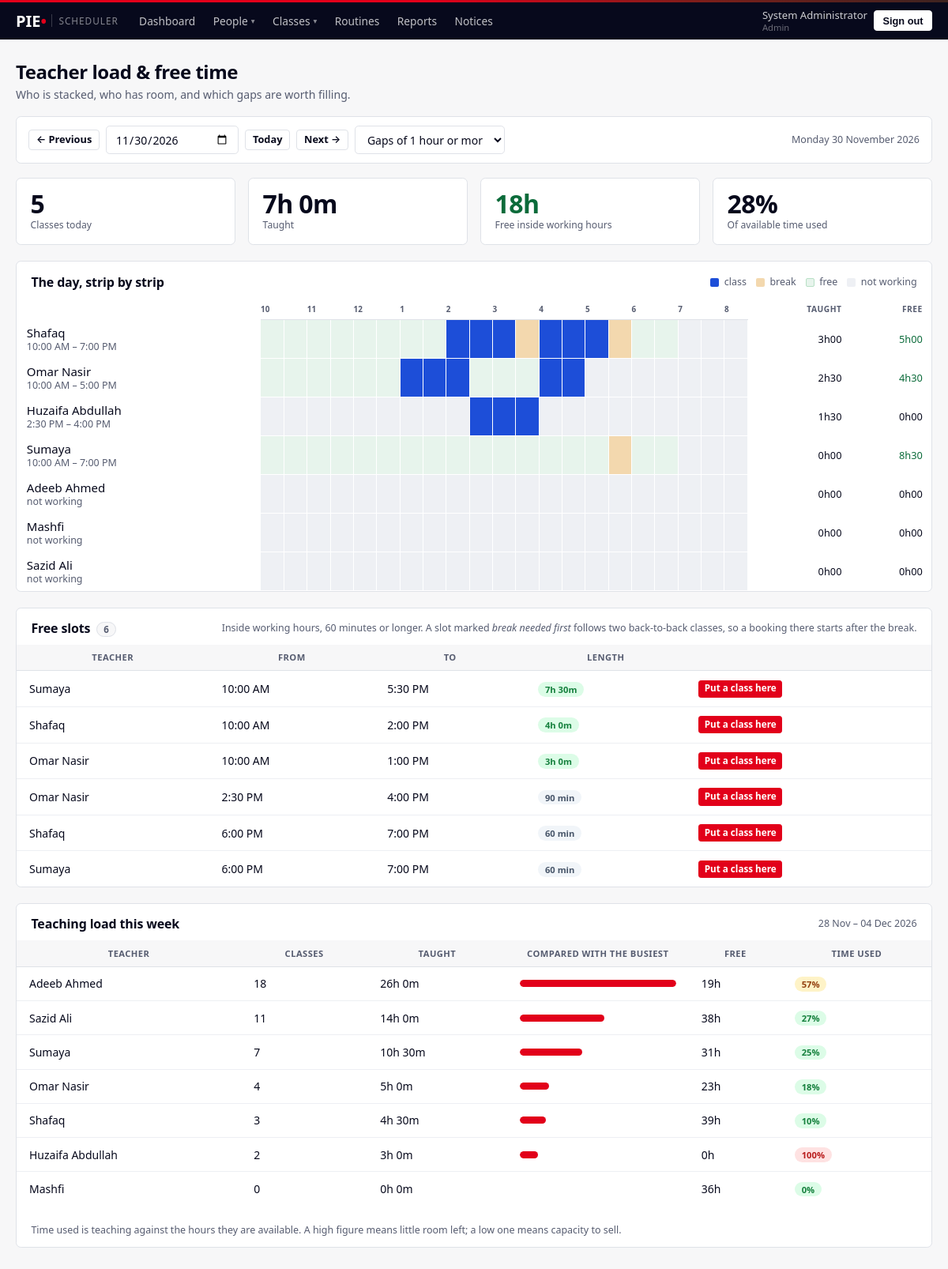
Page /admin/workload (signed in) on the committed database.
### models.py (models this page shows, shortened)
class User(UserMixin, db.Model):
    __tablename__ = "user"
    id           = db.Column(db.Integer, primary_key=True)
    username     = db.Column(db.String(64), unique=True, nullable=False, index=True)
    password_hash= db.Column(db.String(255), nullable=False)
    full_name    = db.Column(db.String(120), nullable=False)
    role         = db.Column(db.String(16), nullable=False, index=True)
    status       = db.Column(db.String(16), default="ACTIVE", nullable=False, index=True)
    phone        = db.Column(db.String(32))
    email        = db.Column(db.String(120))
    branch       = db.Column(db.String(32), index=True)
    subjects     = db.Column(db.String(255))          # teachers only
    max_daily_hours = db.Column(db.Float, default=8.0)# teachers only
    days_off     = db.Column(db.String(32))           # teachers: "0,3" = Mon,Thu
    work_hours   = db.Column(db.String(255))          # "0=10:00-20:00;1=14:00-20:00"
    initial_password = db.Column(db.String(64))
    created_at   = db.Column(db.DateTime, default=datetime.utcnow)
    @property
    def is_active(self):
        return self.status == "ACTIVE"
    @property
    def is_admin(self):
        return self.role == "ADMIN"
    @property
    def off_days(self):
        if not self.days_off:
            return set()
        return {int(x) for x in self.days_off.split(",") if x.strip().isdigit()}
    @property
    def hours_map(self):
        from datetime import time as _t
        out = {}
        if not self.work_hours:
            return out
        for chunk in self.work_hours.split(";"):
            if "=" not in chunk:
                continue
            day, span = chunk.split("=", 1)
            if "-" not in span or not day.strip().isdigit():
                continue
            a, b = span.split("-", 1)
            try:
                ah, am = [int(x) for x in a.strip().split(":")]
                bh, bm = [int(x) for x in b.strip().split(":")]
                out[int(day)] = (_t(ah, am), _t(bh, bm))
            except ValueError:
                continue
        return out
    def hours_on(self, d):
        wd = d.weekday() if hasattr(d, "weekday") else d
        if wd in self.off_days:
            return None
        return self.hours_map.get(wd)

class ClassSchedule(db.Model):
    __tablename__ = "class_schedule"
    id           = db.Column(db.Integer, primary_key=True)
    date         = db.Column(db.Date, nullable=False, index=True)
    start_time   = db.Column(db.Time, nullable=False)
    end_time     = db.Column(db.Time, nullable=False)
    duration_mins= db.Column(db.Integer, nullable=False)
    task         = db.Column(db.String(200))
    class_type   = db.Column(db.String(20), nullable=False, default="1-on-1")
    venue        = db.Column(db.String(80), default="Centre")
    room         = db.Column(db.String(100))          # typed per date by admin
    teacher_id   = db.Column(db.Integer, db.ForeignKey("user.id"), nullable=False, index=True)
    course_id    = db.Column(db.Integer, db.ForeignKey("course.id"), nullable=True)
    student_id   = db.Column(db.Integer, db.ForeignKey("user.id"), nullable=True, index=True)
    status       = db.Column(db.String(30), default="Scheduled", index=True)
    notes        = db.Column(db.Text)
    group_id     = db.Column(db.Integer, db.ForeignKey("class_group.id"), index=True)
    slot_id      = db.Column(db.Integer, db.ForeignKey("class_slot.id"))
    created_by   = db.Column(db.Integer, db.ForeignKey("user.id"))
    created_at   = db.Column(db.DateTime, default=datetime.utcnow)
    teacher = db.relationship("User", foreign_keys=[teacher_id],
                              backref=db.backref("teacher_schedules", cascade="all, delete-orphan"))
    student = db.relationship("User", foreign_keys=[student_id],
                              backref=db.backref("student_schedules", lazy="dynamic"))
    course  = db.relationship("Course", backref=db.backref("schedules", cascade="all, delete-orphan"))
    att_records = db.relationship("ScheduleAttendance", backref="schedule",
                                  cascade="all, delete-orphan")
    @property
    def start_mins(self):
        return self.start_time.hour * 60 + self.start_time.minute
    @property
    def end_mins(self):
        return self.end_time.hour * 60 + self.end_time.minute

class TeacherBlock(db.Model):
    __tablename__ = "teacher_block"
    id         = db.Column(db.Integer, primary_key=True)
    teacher_id = db.Column(db.Integer, db.ForeignKey("user.id"),
                           nullable=False, index=True)
    label      = db.Column(db.String(120), nullable=False, default="Break")
    weekday    = db.Column(db.Integer)          # None = every working day
    start_time = db.Column(db.Time, nullable=False)
    end_time   = db.Column(db.Time, nullable=False)
    on_date    = db.Column(db.Date)             # set for a one-off block
    created_at = db.Column(db.DateTime, default=datetime.utcnow)
    teacher = db.relationship("User", backref=db.backref(
        "blocks", cascade="all, delete-orphan"))
    def applies_on(self, d):
        if self.on_date:
            return self.on_date == d
        if self.weekday is None:
            return True
        return d.weekday() == self.weekday

### views_admin.py (the view)
@bp.route("/admin/workload")
@login_required
@admin_only
def workload():
    on = parse_date(request.args.get("date")) or date.today()
    min_gap = request.args.get("gap", type=int) or 60
    week_from = on - timedelta(days=on.weekday())
    if week_from.weekday() != 5:          # weeks here start on Saturday
        week_from = on - timedelta(days=(on.weekday() - 5) % 7)
    grid = teacher_day_grid(on)
    gaps = free_gaps(on, min_gap)
    load = teacher_week_load(week_from)
    total_taught = sum(r["taught_mins"] for r in grid["rows"])
    total_free   = sum(r["free_mins"] for r in grid["rows"])
    return render_template(
        "admin/workload.html", on=on, grid=grid, gaps=gaps, load=load,
        week_from=week_from, week_to=week_from + timedelta(days=6),
        min_gap=min_gap,
        prev_d=on - timedelta(days=1), next_d=on + timedelta(days=1),
        stats={"taught": total_taught, "free": total_free,
               "classes": sum(r["classes"] for r in grid["rows"]),
               "gaps": len(gaps),
               "used": round(total_taught / (total_taught + total_free) * 100)
                       if (total_taught + total_free) else 0},
        **_lists())

### templates/admin/workload.html (shortened to what this page needs)
{% extends "base.html" %}
{% block content %}
<div class="page-head">
  <div>
    <h1 class="page-title">Teacher load &amp; free time</h1>
    <p class="page-sub">
      Who is stacked, who has room, and which gaps are worth filling.
    </p>
  </div>
</div>
<div class="panel" style="margin-bottom:1.1rem;padding:.7rem .95rem">
  <form method="get" style="display:flex;gap:.5rem;flex-wrap:wrap;align-items:center">
    <a class="btn btn-outline btn-sm"
       href="{{ url_for('admin.workload', date=prev_d.isoformat(), gap=min_gap) }}">&larr; Previous</a>
    <input type="date" class="form-control" name="date" value="{{ on.isoformat() }}"
           onchange="this.form.submit()" style="width:168px">
    <a class="btn btn-outline btn-sm" href="{{ url_for('admin.workload', gap=min_gap) }}">Today</a>
    <a class="btn btn-outline btn-sm"
       href="{{ url_for('admin.workload', date=next_d.isoformat(), gap=min_gap) }}">Next &rarr;</a>
    <select class="form-select" name="gap" style="max-width:190px" onchange="this.form.submit()">
      {% for v, l in [(30,'Gaps of 30 min or more'),(60,'Gaps of 1 hour or more'),
                      (90,'Gaps of 1½ hours or more')] %}
        <option value="{{ v }}" {{ 'selected' if min_gap == v }}>{{ l }}</option>
      {% endfor %}
    </select>
    <span class="sub" style="margin-left:auto">{{ on.strftime('%A %d %B %Y') }}</span>
  </form>
</div>
<div class="stat-row" style="margin-bottom:1.25rem">
  <div class="stat-card"><div class="stat-value">{{ stats.classes }}</div>
    <div class="stat-label">Classes today</div></div>
  <div class="stat-card"><div class="stat-value">{{ (stats.taught // 60) }}h {{ stats.taught % 60 }}m</div>
    <div class="stat-label">Taught</div></div>
  <div class="stat-card"><div class="stat-value" style="color:var(--ok)">{{ (stats.free // 60) }}h</div>
    <div class="stat-label">Free inside working hours</div></div>
  <div class="stat-card"><div class="stat-value">{{ stats.used }}%</div>
    <div class="stat-label">Of available time used</div></div>
</div>
<div class="panel p-0" style="margin-bottom:1.25rem">
  <div class="panel-head" style="padding:.9rem 1.15rem .6rem">
    <h2 class="panel-title" style="margin:0">The day, strip by strip</h2>
    <span class="sub">
      <span class="key k-class"></span> class
      <span class="key k-break"></span> break
      <span class="key k-free"></span> free
      <span class="key k-off"></span> not working
    </span>
  </div>
  <div class="grid-wrap">
    <table class="tgrid">
      <thead>
        <tr><th class="tname"></th>
        {% for t in grid.labels %}
          <th class="tick">{% if t.minute == 0 %}{{ t.strftime('%-I') }}{% endif %}</th>
        {% endfor %}
        <th class="tsum">Taught</th><th class="tsum">Free</th></tr>
      </thead>
      <tbody>
      {% for r in grid.rows %}
        <tr>
          <td class="tname">
            <div class="td-name">{{ r.teacher.full_name }}</div>
            <div class="sub">{{ r.hours }}</div>
          </td>
          {% for c in r.cells %}
            <td class="cell c-{{ c.state }}" title="{{ c.label }}"></td>
          {% endfor %}
          <td class="tsum mono">{{ r.taught_mins // 60 }}h{{ '%02d'|format(r.taught_mins % 60) }}</td>
          <td class="tsum mono" style="color:{{ 'var(--ok)' if r.free_mins >= 120 else 'inherit' }}">
            {{ r.free_mins // 60 }}h{{ '%02d'|format(r.free_mins % 60) }}</td>
        </tr>
      {% endfor %}
      </tbody>
    </table>
  </div>
</div>
<div class="panel p-0" style="margin-bottom:1.25rem">
  <div class="panel-head" style="padding:.9rem 1.15rem .6rem">
    <h2 class="panel-title" style="margin:0">
      Free slots <span class="count-pill">{{ gaps|length }}</span></h2>
    <span class="sub">Inside working hours, {{ min_gap }} minutes or longer.
      A slot marked <em>break needed first</em> follows two back-to-back classes,
      so a booking there starts after the break.</span>
  </div>
  {% if gaps %}
  <div class="table-responsive">
    <table class="list-table">
      <thead><tr><th>Teacher</th><th>From</th><th>To</th><th>Length</th><th></th></tr></thead>
      <tbody>
      {% for g in gaps %}
      <tr>
        <td class="td-name">{{ g.teacher.full_name }}</td>
        <td class="nowrap mono">{{ g.start.strftime('%I:%M %p').lstrip('0') }}</td>
        <td class="nowrap mono">{{ g.end.strftime('%I:%M %p').lstrip('0') }}</td>
        <td>
          {% if g.mins >= 120 %}<span class="pill pill-green">{{ g.mins // 60 }}h {{ g.mins % 60 }}m</span>
          {% else %}<span class="pill pill-gray">{{ g.mins }} min</span>{% endif %}
        </td>
        <td>
          <a class="btn btn-xs btn-primary"
             href="{{ url_for('admin.class_new', teacher_id=g.teacher.id,
                              start_date=on.isoformat(),
                              slot_day=on.weekday(),
                              slot_from=g.start.strftime('%H:%M'),
                              slot_to=g.end.strftime('%H:%M')) }}">Put a class here</a>
        </td>
      </tr>
      {% endfor %}
      </tbody>
    </table>
  </div>
  {% else %}
  <p class="empty-line">No gap of {{ min_gap }} minutes or more on this date.</p>
  {% endif %}
</div>
<div class="panel p-0">
  <div class="panel-head" style="padding:.9rem 1.15rem .6rem">
    <h2 class="panel-title" style="margin:0">Teaching load this week</h2>
    <span class="sub">{{ week_from.strftime('%d %b') }} – {{ week_to.strftime('%d %b %Y') }}</span>
  </div>
  <div class="table-responsive">
    <table class="list-table">
      <thead><tr><th>Teacher</th><th>Classes</th><th>Taught</th>
                 <th style="width:230px">Compared with the busiest</th>
                 <th>Free</th><th>Time used</th></tr></thead>
      <tbody>
      {% for r in load %}
      <tr>
        <td class="td-name">{{ r.teacher.full_name }}</td>
        <td class="mono">{{ r.classes }}</td>
        <td class="mono nowrap">{{ r.taught // 60 }}h {{ r.taught % 60 }}m</td>
        <td>
          <div class="bar"><span style="width:{{ r.share }}%"></span></div>
        </td>
        <td class="mono nowrap">{{ r.free // 60 }}h</td>
        <td>
          {% if r.used >= 70 %}<span class="pill pill-red">{{ r.used }}%</span>
          {% elif r.used >= 40 %}<span class="pill pill-amber">{{ r.used }}%</span>
          {% else %}<span class="pill pill-green">{{ r.used }}%</span>{% endif %}
        </td>
      </tr>
      {% endfor %}
      </tbody>
    </table>
  </div>
  <p class="sub" style="padding:.7rem 1.15rem 0">
    Time used is teaching against the hours they are available. A high figure
    means little room left; a low one means capacity to sell.
  </p>
</div>
{% endblock %}

### templates/base.html (shortened to what this page needs)
<!DOCTYPE html>
<html lang="en">
<head>
<link rel="stylesheet" href="{{ url_for('static', filename='css/style.css') }}">
</head>
<body>
{% if current_user.is_authenticated %}
<header class="app-bar">
  <div class="bar-inner">
    <a class="wordmark" href="{{ url_for('dashboard') }}">
      PIE<span class="wm-pie"> &bull;</span>
      <span class="wm-app">Scheduler</span>
    </a>
    <nav class="main-nav">
      {% if current_user.is_admin %}
        <a class="nav-link {{ 'active' if request.endpoint == 'admin.overview' }}"
           href="{{ url_for('admin.overview') }}">Dashboard</a>
        <div class="nav-drop">
          <button type="button" class="nav-link nav-drop-btn
            {{ 'active' if request.endpoint and ('student' in request.endpoint
               or 'teacher' in request.endpoint or 'batch' in request.endpoint) }}">
            People <span class="caret">&#9662;</span>
          </button>
        </div>
        <div class="nav-drop">
          <button type="button" class="nav-link nav-drop-btn
            {{ 'active' if request.endpoint and ('course' in request.endpoint
               or 'class' in request.endpoint or 'schedule' in request.endpoint
               or request.endpoint == 'admin.calendar') }}">
            Classes <span class="caret">&#9662;</span>
          </button>
        </div>
        <a class="nav-link {{ 'active' if request.endpoint and 'routines' in request.endpoint }}"
           href="{{ url_for('admin.routines') }}">Routines</a>
        <a class="nav-link {{ 'active' if request.endpoint == 'admin.reports' }}"
           href="{{ url_for('admin.reports') }}">Reports</a>
        <a class="nav-link {{ 'active' if request.endpoint == 'admin.notices' }}"
           href="{{ url_for('admin.notices') }}">Notices</a>
      {% elif current_user.is_viewer %}
        <a class="nav-link {{ 'active' if 'viewer' in (request.endpoint or '') }}"
           href="{{ url_for('viewer.search') }}">Student Records</a>
      {% elif current_user.is_teacher %}
        <a class="nav-link {{ 'active' if request.endpoint == 'teacher.my_schedule' }}"
           href="{{ url_for('teacher.my_schedule') }}">My Schedule</a>
        <a class="nav-link {{ 'active' if request.endpoint in ('teacher.my_courses','teacher.course') }}"
           href="{{ url_for('teacher.my_courses') }}">My Courses</a>
      {% elif current_user.is_student %}
        <a class="nav-link {{ 'active' if request.endpoint == 'student.dashboard' }}"
           href="{{ url_for('student.dashboard') }}">My Learning</a>
      {% endif %}
    </nav>
    <div class="bar-user">
      <span class="who">{{ current_user.full_name }}<em>{{ current_user.role|title }}</em></span>
      <a href="{{ url_for('logout') }}">
        <button class="btn-signout">Sign out</button>
      </a>
    </div>
  </div>
</header>
{% endif %}
<div class="page">
  {% block content %}{% endblock %}
</div>
</body>
</html>

### rows in the picture
User: full_name "System Administrator", role "Admin"
User: teacher.full_name "Shafaq", teacher.full_name "Shafaq" "Shafaq", teacher.full_name "Shafaq"
User: teacher.full_name "Omar Nasir", teacher.full_name "Omar Nasir" "Omar Nasir", teacher.full_name "Omar Nasir"
User: teacher.full_name "Huzaifa Abdullah", teacher.full_name "Huzaifa Abdullah"
User: teacher.full_name "Sumaya", teacher.full_name "Sumaya" "Sumaya", teacher.full_name "Sumaya"
User: teacher.full_name "Adeeb Ahmed", teacher.full_name "Adeeb Ahmed"
User: teacher.full_name "Mashfi", teacher.full_name "Mashfi"
User: teacher.full_name "Sazid Ali", teacher.full_name "Sazid Ali"

### other values in the picture
{{ on.strftime('%A %d %B %Y') }} "Monday 30 November 2026"
{{ stats.classes }} "5"
{{ (stats.taught // 60) }} "7"
{{ stats.taught % 60 }} "0"
{{ (stats.free // 60) }} "18"
{{ stats.used }} "28"
{{ t.strftime('%-I') }} "10" "11" "12" "1" "2" "3" "4" "5" "6" "7" "8"
{{ r.hours }} "10:00 AM – 7:00 PM" "10:00 AM – 5:00 PM" "2:30 PM – 4:00 PM" "10:00 AM – 7:00 PM" "not working" "not working" "not working"
{{ r.taught_mins // 60 }} "3" "2" "1" "0" "0" "0" "0"
{{ '%02d'|format(r.taught_mins % 60) }} "00" "30" "30" "00" "00" "00" "00"
{{ r.free_mins // 60 }} "5" "4" "0" "8" "0" "0" "0"
{{ '%02d'|format(r.free_mins % 60) }} "00" "30" "00" "30" "00" "00" "00"
{{ gaps|length }} "6"
{{ min_gap }} "60"
{{ g.start.strftime('%I:%M %p').lstrip('0') }} "10:00 AM" "10:00 AM" "10:00 AM" "2:30 PM" "6:00 PM" "6:00 PM"
